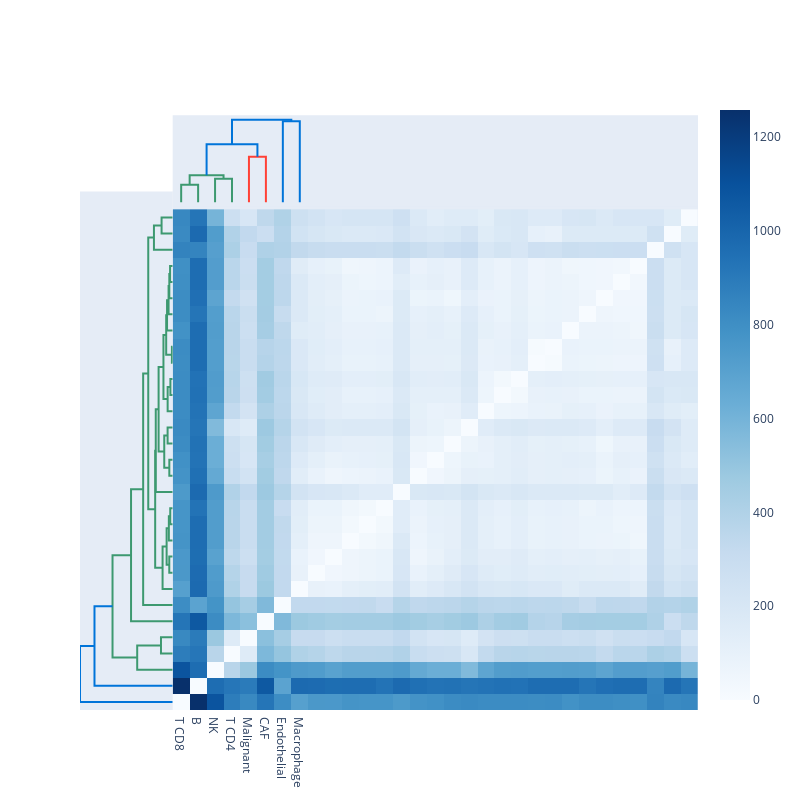

The notebook cell this image was saved under:
### Code cell
import plotly.graph_objects as go
import plotly.figure_factory as ff

import numpy as np
from scipy.spatial.distance import pdist, squareform


# get data
# data = np.genfromtxt("http://files.figshare.com/2133304/ExpRawData_E_TABM_84_A_AFFY_44.tab",
#                      names=True,usecols=tuple(range(1,30)),dtype=float, delimiter="\t")
# data_array = data.view((np.float, len(data.dtype.names)))
# data_array = data_array.transpose()
data_array = sigmat_normal.iloc[::100]

labels = data_array.index

fig = ff.create_dendrogram(data_array.T, orientation='bottom', labels=data_array.columns)
for i in range(len(fig['data'])):
    fig['data'][i]['yaxis'] = 'y2'

# Create Side Dendrogram
dendro_side = ff.create_dendrogram(data_array, orientation='right')
for i in range(len(dendro_side['data'])):
    dendro_side['data'][i]['xaxis'] = 'x2'

# Add Side Dendrogram Data to Figure
for data in dendro_side['data']:
    fig.add_trace(data)

# Create Heatmap
dendro_leaves = dendro_side['layout']['yaxis']['ticktext']
dendro_leaves = list(map(int, dendro_leaves))
data_dist = pdist(data_array)
heat_data = squareform(data_dist)
heat_data = heat_data[dendro_leaves,:]
heat_data = heat_data[:,dendro_leaves]

heatmap = go.Heatmap(
    y = dendro_leaves,
    z = heat_data,
    colorscale = 'Blues'
)

heatmap['x'] = fig['layout']['xaxis']['tickvals']
heatmap['y'] = dendro_side['layout']['yaxis']['tickvals']

# Add Heatmap Data to Figure
fig.add_trace(heatmap)

# Edit Layout
fig.update_layout({'width':800, 'height':800,
                         'showlegend':False, 'hovermode': 'closest',
                         })
# Edit xaxis
fig.update_layout(xaxis={'domain': [.15, 1],
                                  'mirror': False,
                                  'showgrid': False,
                                  'showline': False,
                                  'zeroline': False,
                                  'ticks':""})

# Edit xaxis2
fig.update_layout(xaxis2={'domain': [0, .15],
                                   'mirror': False,
                                   'showgrid': False,
                                   'showline': False,
                                   'zeroline': False,
                                   'showticklabels': False,
                                   'ticks':""})

# Edit yaxis
fig.update_layout(yaxis={'domain': [0, .85],
                                  'mirror': False,
                                  'showgrid': False,
                                  'showline': False,
                                  'zeroline': False,
                                  'showticklabels': False,
                                  'ticks': ""
                        })
# Edit yaxis2
fig.update_layout(yaxis2={'domain':[.825, .975],
                                   'mirror': False,
                                   'showgrid': False,
                                   'showline': False,
                                   'zeroline': False,
                                   'showticklabels': False,
                                   'ticks':""})

fig

### Figure 1 — Plotly figure (JSON) as saved in the notebook; plotly's stock layout.template omitted (floating-point values rounded to 4 significant figures; data arrays with more than 128 entries replaced by an {"elided": "..."} marker saying what was removed)
{"data": [{"hoverinfo": "text", "marker": {"color": "rgb(61,153,112)"}, "mode": "lines", "type": "scatter", "x": [5, 5, 15, 15], "xaxis": "x", "y": [0, 232.2, 232.2, 0], "yaxis": "y2"}, {"hoverinfo": "text", "marker": {"color": "rgb(61,153,112)"}, "mode": "lines", "type": "scatter", "x": [25, 25, 35, 35], "xaxis": "x", "y": [0, 311.7, 311.7, 0], "yaxis": "y2"}, {"hoverinfo": "text", "marker": {"color": "rgb(61,153,112)"}, "mode": "lines", "type": "scatter", "x": [10, 10, 30, 30], "xaxis": "x", "y": [232.2, 356.1, 356.1, 311.7], "yaxis": "y2"}, {"hoverinfo": "text", "marker": {"color": "rgb(255,65,54)"}, "mode": "lines", "type": "scatter", "x": [45, 45, 55, 55], "xaxis": "x", "y": [0, 600.9, 600.9, 0], "yaxis": "y2"}, {"hoverinfo": "text", "marker": {"color": "rgb(0,116,217)"}, "mode": "lines", "type": "scatter", "x": [20, 20, 50, 50], "xaxis": "x", "y": [356.1, 768.6, 768.6, 600.9], "yaxis": "y2"}, {"hoverinfo": "text", "marker": {"color": "rgb(0,116,217)"}, "mode": "lines", "type": "scatter", "x": [65, 65, 75, 75], "xaxis": "x", "y": [0, 1072.0, 1072.0, 0], "yaxis": "y2"}, {"hoverinfo": "text", "marker": {"color": "rgb(0,116,217)"}, "mode": "lines", "type": "scatter", "x": [35, 35, 70, 70], "xaxis": "x", "y": [768.6, 1092.0, 1092.0, 1072.0], "yaxis": "y2"}, {"hoverinfo": "text", "marker": {"color": "rgb(61,153,112)"}, "mode": "lines", "type": "scatter", "x": [0, -159.2, -159.2, 0], "xaxis": "x2", "y": [35, 35, 45, 45], "yaxis": "y"}, {"hoverinfo": "text", "marker": {"color": "rgb(61,153,112)"}, "mode": "lines", "type": "scatter", "x": [0, -481.8, -481.8, -159.2], "xaxis": "x2", "y": [25, 25, 40, 40], "yaxis": "y"}, {"hoverinfo": "text", "marker": {"color": "rgb(61,153,112)"}, "mode": "lines", "type": "scatter", "x": [0, -46.35, -46.35, 0], "xaxis": "x2", "y": [85, 85, 95, 95], "yaxis": "y"}, {"hoverinfo": "text", "marker": {"color": "rgb(61,153,112)"}, "mode": "lines", "type": "scatter", "x": [0, -33.36, -33.36, 0], "xaxis": "x2", "y": [115, 115, 125, 125], "yaxis": "y"}, {"hoverinfo": "text", "marker": {"color": "rgb(61,153,112)"}, "mode": "lines", "type": "scatter", "x": [0, -52.32, -52.32, -33.36], "xaxis": "x2", "y": [105, 105, 120, 120], "yaxis": "y"}, {"hoverinfo": "text", "marker": {"color": "rgb(61,153,112)"}, "mode": "lines", "type": "scatter", "x": [-46.35, -82.53, -82.53, -52.32], "xaxis": "x2", "y": [90, 90, 112.5, 112.5], "yaxis": "y"}, {"hoverinfo": "text", "marker": {"color": "rgb(61,153,112)"}, "mode": "lines", "type": "scatter", "x": [0, -137.3, -137.3, -82.53], "xaxis": "x2", "y": [75, 75, 101.2, 101.2], "yaxis": "y"}, {"hoverinfo": "text", "marker": {"color": "rgb(61,153,112)"}, "mode": "lines", "type": "scatter", "x": [0, -45.88, -45.88, 0], "xaxis": "x2", "y": [145, 145, 155, 155], "yaxis": "y"}, {"hoverinfo": "text", "marker": {"color": "rgb(61,153,112)"}, "mode": "lines", "type": "scatter", "x": [0, -69.24, -69.24, 0], "xaxis": "x2", "y": [165, 165, 175, 175], "yaxis": "y"}, {"hoverinfo": "text", "marker": {"color": "rgb(61,153,112)"}, "mode": "lines", "type": "scatter", "x": [-45.88, -114.7, -114.7, -69.24], "xaxis": "x2", "y": [150, 150, 170, 170], "yaxis": "y"}, {"hoverinfo": "text", "marker": {"color": "rgb(61,153,112)"}, "mode": "lines", "type": "scatter", "x": [0, -31.22, -31.22, 0], "xaxis": "x2", "y": [195, 195, 205, 205], "yaxis": "y"}, {"hoverinfo": "text", "marker": {"color": "rgb(61,153,112)"}, "mode": "lines", "type": "scatter", "x": [0, -68.69, -68.69, -31.22], "xaxis": "x2", "y": [185, 185, 200, 200], "yaxis": "y"}, {"hoverinfo": "text", "marker": {"color": "rgb(61,153,112)"}, "mode": "lines", "type": "scatter", "x": [0, -10.75, -10.75, 0], "xaxis": "x2", "y": [215, 215, 225, 225], "yaxis": "y"}, {"hoverinfo": "text", "marker": {"color": "rgb(61,153,112)"}, "mode": "lines", "type": "scatter", "x": [0, -35.58, -35.58, 0], "xaxis": "x2", "y": [265, 265, 275, 275], "yaxis": "y"}, {"hoverinfo": "text", "marker": {"color": "rgb(61,153,112)"}, "mode": "lines", "type": "scatter", "x": [0, -45.94, -45.94, -35.58], "xaxis": "x2", "y": [255, 255, 270, 270], "yaxis": "y"}, {"hoverinfo": "text", "marker": {"color": "rgb(61,153,112)"}, "mode": "lines", "type": "scatter", "x": [0, -55.98, -55.98, -45.94], "xaxis": "x2", "y": [245, 245, 262.5, 262.5], "yaxis": "y"}, {"hoverinfo": "text", "marker": {"color": "rgb(61,153,112)"}, "mode": "lines", "type": "scatter", "x": [0, -76.65, -76.65, -55.98], "xaxis": "x2", "y": [235, 235, 253.8, 253.8], "yaxis": "y"}, {"hoverinfo": "text", "marker": {"color": "rgb(61,153,112)"}, "mode": "lines", "type": "scatter", "x": [-10.75, -88.38, -88.38, -76.65], "xaxis": "x2", "y": [220, 220, 244.4, 244.4], "yaxis": "y"}, {"hoverinfo": "text", "marker": {"color": "rgb(61,153,112)"}, "mode": "lines", "type": "scatter", "x": [-68.69, -125.6, -125.6, -88.38], "xaxis": "x2", "y": [192.5, 192.5, 232.2, 232.2], "yaxis": "y"}, {"hoverinfo": "text", "marker": {"color": "rgb(61,153,112)"}, "mode": "lines", "type": "scatter", "x": [-114.7, -191.4, -191.4, -125.6], "xaxis": "x2", "y": [160, 160, 212.3, 212.3], "yaxis": "y"}, {"hoverinfo": "text", "marker": {"color": "rgb(61,153,112)"}, "mode": "lines", "type": "scatter", "x": [0, -229.8, -229.8, -191.4], "xaxis": "x2", "y": [135, 135, 186.2, 186.2], "yaxis": "y"}, {"hoverinfo": "text", "marker": {"color": "rgb(61,153,112)"}, "mode": "lines", "type": "scatter", "x": [-137.3, -237.8, -237.8, -229.8], "xaxis": "x2", "y": [88.12, 88.12, 160.6, 160.6], "yaxis": "y"}, {"hoverinfo": "text", "marker": {"color": "rgb(61,153,112)"}, "mode": "lines", "type": "scatter", "x": [0, -150.9, -150.9, 0], "xaxis": "x2", "y": [295, 295, 305, 305], "yaxis": "y"}, {"hoverinfo": "text", "marker": {"color": "rgb(61,153,112)"}, "mode": "lines", "type": "scatter", "x": [0, -254.6, -254.6, -150.9], "xaxis": "x2", "y": [285, 285, 300, 300], "yaxis": "y"}, {"hoverinfo": "text", "marker": {"color": "rgb(61,153,112)"}, "mode": "lines", "type": "scatter", "x": [-237.8, -331.7, -331.7, -254.6], "xaxis": "x2", "y": [124.4, 124.4, 292.5, 292.5], "yaxis": "y"}, {"hoverinfo": "text", "marker": {"color": "rgb(61,153,112)"}, "mode": "lines", "type": "scatter", "x": [0, -400.9, -400.9, -331.7], "xaxis": "x2", "y": [65, 65, 208.4, 208.4], "yaxis": "y"}, {"hoverinfo": "text", "marker": {"color": "rgb(61,153,112)"}, "mode": "lines", "type": "scatter", "x": [0, -565.1, -565.1, -400.9], "xaxis": "x2", "y": [55, 55, 136.7, 136.7], "yaxis": "y"}, {"hoverinfo": "text", "marker": {"color": "rgb(61,153,112)"}, "mode": "lines", "type": "scatter", "x": [-481.8, -816.5, -816.5, -565.1], "xaxis": "x2", "y": [32.5, 32.5, 95.86, 95.86], "yaxis": "y"}, {"hoverinfo": "text", "marker": {"color": "rgb(0,116,217)"}, "mode": "lines", "type": "scatter", "x": [0, -1061.0, -1061.0, -816.5], "xaxis": "x2", "y": [15, 15, 64.18, 64.18], "yaxis": "y"}, {"hoverinfo": "text", "marker": {"color": "rgb(0,116,217)"}, "mode": "lines", "type": "scatter", "x": [0, -1258.0, -1258.0, -1061.0], "xaxis": "x2", "y": [5, 5, 39.59, 39.59], "yaxis": "y"}, {"colorscale": [[0, "rgb(247,251,255)"], [0.125, "rgb(222,235,247)"], [0.25, "rgb(198,219,239)"], [0.375, "rgb(158,202,225)"], [0.5, "rgb(107,174,214)"], [0.625, "rgb(66,146,198)"], [0.75, "rgb(33,113,181)"], [0.875, "rgb(8,81,156)"], [1, "rgb(8,48,107)"]], "type": "heatmap", "x": [5, 15, 25, 35, 45, 55, 65, 75], "y": [5, 15, 25, 35, 45, 55, 65, 75, 85, 95, 105, 115, 125, 135, 145, 155, 165, 175, 185, 195, 205, 215, 225, 235, 245, 255, 265, 275, 285, 295, 305], "z": {"elided": "31x31 float values"}}], "layout": {"autosize": false, "height": 800, "hovermode": "closest", "showlegend": false, "width": 800, "xaxis": {"domain": [0.15, 1], "mirror": false, "rangemode": "tozero", "showgrid": false, "showline": false, "showticklabels": true, "tickmode": "array", "ticks": "", "ticktext": ["T CD8", "B", "NK", "T CD4", "Malignant", "CAF", "Endothelial", "Macrophage"], "tickvals": [5, 15, 25, 35, 45, 55, 65, 75], "type": "linear", "zeroline": false}, "xaxis2": {"domain": [0, 0.15], "mirror": false, "showgrid": false, "showline": false, "showticklabels": false, "ticks": "", "zeroline": false}, "yaxis": {"domain": [0, 0.85], "mirror": false, "rangemode": "tozero", "showgrid": false, "showline": false, "showticklabels": false, "ticks": "", "type": "linear", "zeroline": false}, "yaxis2": {"domain": [0.825, 0.975], "mirror": false, "showgrid": false, "showline": false, "showticklabels": false, "ticks": "", "zeroline": false}}}
